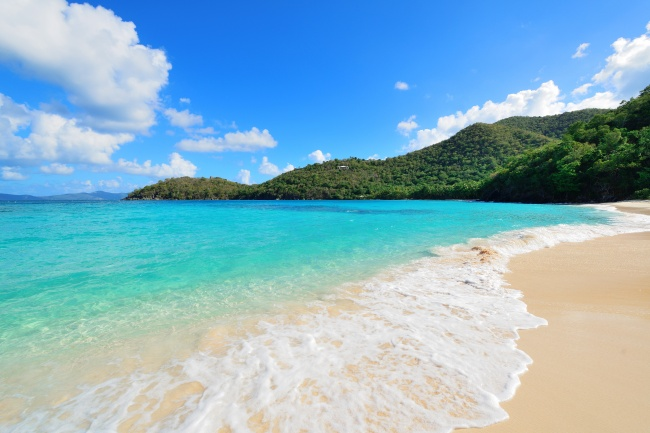
#> input picture U3/sea.jpg, 650 x 433 px
$ python zuoye.py
#> lines starting #> are read from the running program, lines starting #| are printed output that depends on the picture
import cv2 as cv
sea = cv.imread('sea.jpg')
#> sea is the input picture: shape (433, 650, 3); mean B, G, R 197.2, 178.8, 135
sun = cv.imread('sun.jpg')
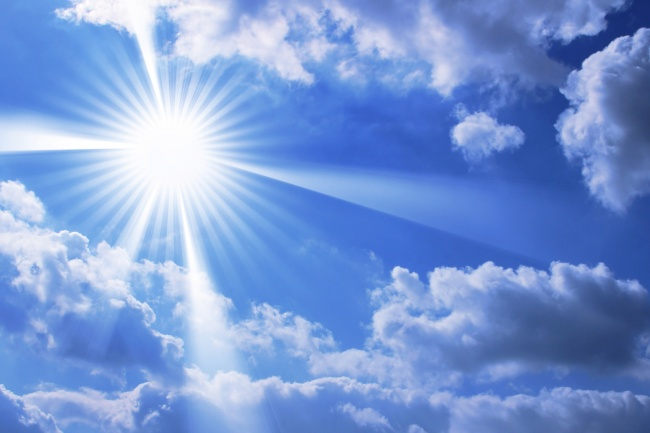
#> input picture U3/sun.jpg, 650 x 433 px
#> sun is the input picture: shape (433, 650, 3); mean B, G, R 212.9, 153.2, 121.7
img1 = cv.addWeighted(sea,0.8,sun,0.2,1)
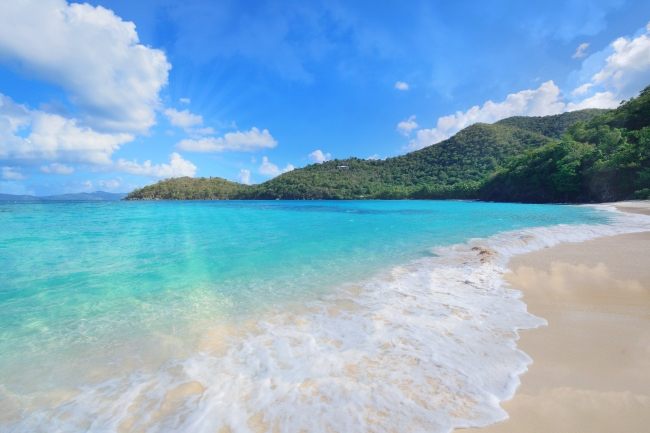
#> img1: shape (433, 650, 3); mean B, G, R 201.3, 174.7, 133.4
img2 = cv.addWeighted(sun,0.8,sea,0.2,1)
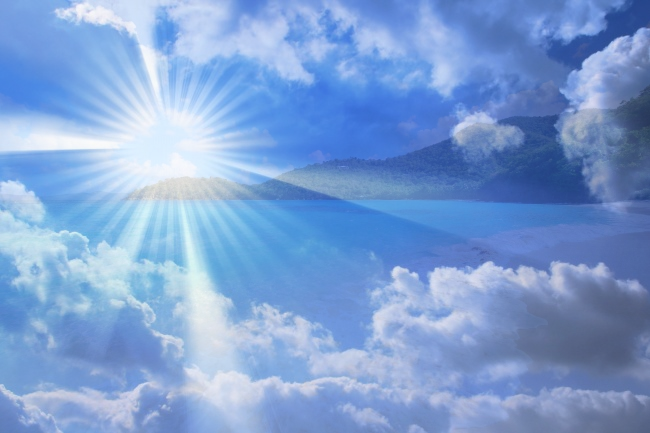
#> img2: shape (433, 650, 3); mean B, G, R 210.7, 159.3, 125.4
cv.imshow('a',sea)
cv.imshow('b',sun)
cv.imshow('a1',img1)
cv.imshow('b1',img2)
cv.waitKey(0)
